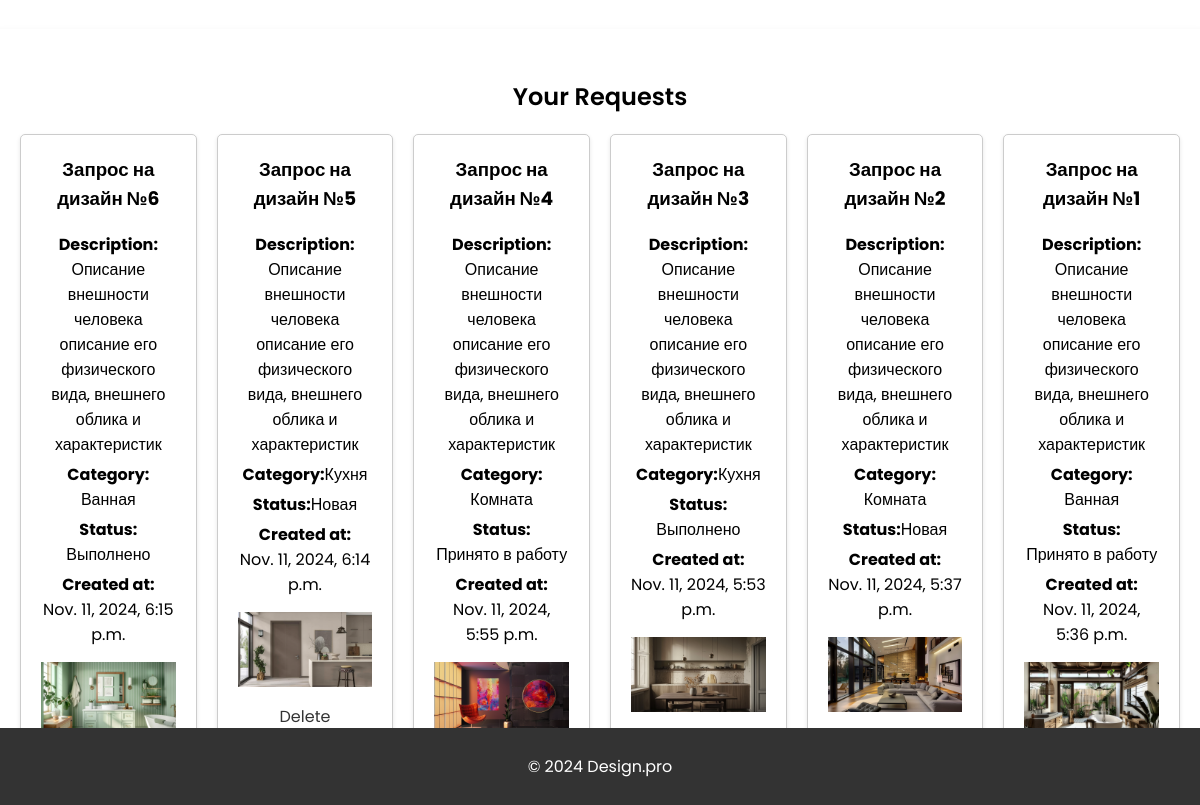
The page /view_requests/ (signed in) on the database its author committed.
### main/models.py (models this page shows, shortened)
class Request(models.Model):
    STATUS_CHOICES = [
        ('Новая', 'Новая'),
        ('Принято в работу', 'Принято в работу'),
        ('Выполнено', 'Выполнено'),
    ]
    user = models.ForeignKey(User, on_delete=models.CASCADE)
    title = models.CharField(max_length=255)
    description = models.TextField()
    category = models.ForeignKey(Category, on_delete=models.CASCADE)
    image = models.ImageField(upload_to='images/')
    status = models.CharField(max_length=20, choices=STATUS_CHOICES, default='Новая')
    created_at = models.DateTimeField(auto_now_add=True)

class Category(models.Model):
    name = models.CharField(max_length=255, unique=True)

### main/views.py (the view)
# urls.py: path('view_requests/', view_requests, name='view_requests'),
@login_required
def view_requests(request):
    requests = Request.objects.filter(user=request.user).order_by('-created_at')
    return render(request, 'view_requests.html', {'requests': requests})

### main/templates/view_requests.html (shortened to what this page needs)
{% extends 'base.html' %}
{% block content %}
<div class="wrapper fadeInDown">
  <div id="formContent">
    <h2 class="active">Your Requests</h2>
    {% if requests %}
      <div class="requests-list">
        {% for request in requests %}
          <div class="request-item">
            <h3>{{ request.title }}</h3>
            <p><strong>Description:</strong> {{ request.description }}</p>
            <p><strong>Category:</strong> {{ request.category.name }}</p>
            <p><strong>Status:</strong> {{ request.status }}</p>
            <p><strong>Created at:</strong> {{ request.created_at }}</p>
            {% if request.image %}
              <img src="{{ request.image.url }}" alt="Request Image" class="request-image">
            {% endif %}
            {% if request.status == 'Новая' %}
              <a href="{% url 'delete_request' request.id %}" class="underlineHover">Delete</a>
            {% endif %}
          </div>
        {% endfor %}
      </div>
    {% else %}
      <p>No requests found.</p>
    {% endif %}
  </div>
</div>
{% endblock %}

### main/static/css/styles.css (style rules this page uses)
html { background-image: url('../img/va1yusha_Generate.png'); background-size: cover; background-position: center; background-repeat: no-repeat; background-attachment: fixed; }
body { font-family: "Poppins", sans-serif; margin: 0; padding: 0; }
a { color: #333; text-decoration: none; }
h2 { text-align: center; font-size: 24px; font-weight: 600; margin: 20px 0; }
.wrapper { display: flex; align-items: center; justify-content: center; height: 80vh; }
#formContent { background: #fff; padding: 30px; border-radius: 10px; box-shadow: 0 4px 8px rgba(0, 0, 0, 0.1); text-align: center; width: 100%; max-width: fit-content; }
#formContent h2 { margin-bottom: 20px; }
#formContent p { display: flex; flex-wrap: wrap; justify-content: center; }
.fadeInDown { animation: fadeInDown 1s ease-in-out; }
.underlineHover:after { display: block; left: 0; bottom: -10px; width: 0; height: 2px; background-color: #333; content: ""; transition: width 0.2s; }
.requests-list { display: flex; gap: 20px; justify-content: center; }
.request-item { background-color: #fff; padding: 20px; border: 1px solid #ccc; border-radius: 5px; box-shadow: 0 2px 4px rgba(0, 0, 0, 0.1); width: 500px; text-align: center; }
.request-item h3 { margin-top: 0; }
.request-item p { margin: 5px 0; }
.request-image { max-width: 100%; height: auto; margin-top: 10px; }
.underlineHover { display: inline-block; margin-top: 10px; color: #333; text-decoration: none; position: relative; }
.underlineHover:after { content: ''; position: absolute; width: 100%; transform: scaleX(0); height: 2px; bottom: 0; left: 0; background-color: #333; transform-origin: bottom right; transition: transform 0.25s ease-out; }

### rows shown on the page
Request: title "Запрос на дизайн №6", description "Описание внешности человека описание его физического вида, внешнего облика и характеристик", category.name "Ванная", status "Выполнено", created_at "Nov. 11, 2024, 6:15 p.m.", image (picture)
Request: title "Запрос на дизайн №5", description "Описание внешности человека описание его физического вида, внешнего облика и характеристик", category.name "Кухня", status "Новая", created_at "Nov. 11, 2024, 6:14 p.m.", image (picture), shows "Delete"
Request: title "Запрос на дизайн №4", description "Описание внешности человека описание его физического вида, внешнего облика и характеристик", category.name "Комната", status "Принято в работу", created_at "Nov. 11, 2024, 5:55 p.m.", image (picture)
Request: title "Запрос на дизайн №3", description "Описание внешности человека описание его физического вида, внешнего облика и характеристик", category.name "Кухня", status "Выполнено", created_at "Nov. 11, 2024, 5:53 p.m.", image (picture)
Request: title "Запрос на дизайн №2", description "Описание внешности человека описание его физического вида, внешнего облика и характеристик", category.name "Комната", status "Новая", created_at "Nov. 11, 2024, 5:37 p.m.", image (picture)
Request: title "Запрос на дизайн №1", description "Описание внешности человека описание его физического вида, внешнего облика и характеристик", category.name "Ванная", status "Принято в работу", created_at "Nov. 11, 2024, 5:36 p.m.", image (picture)
